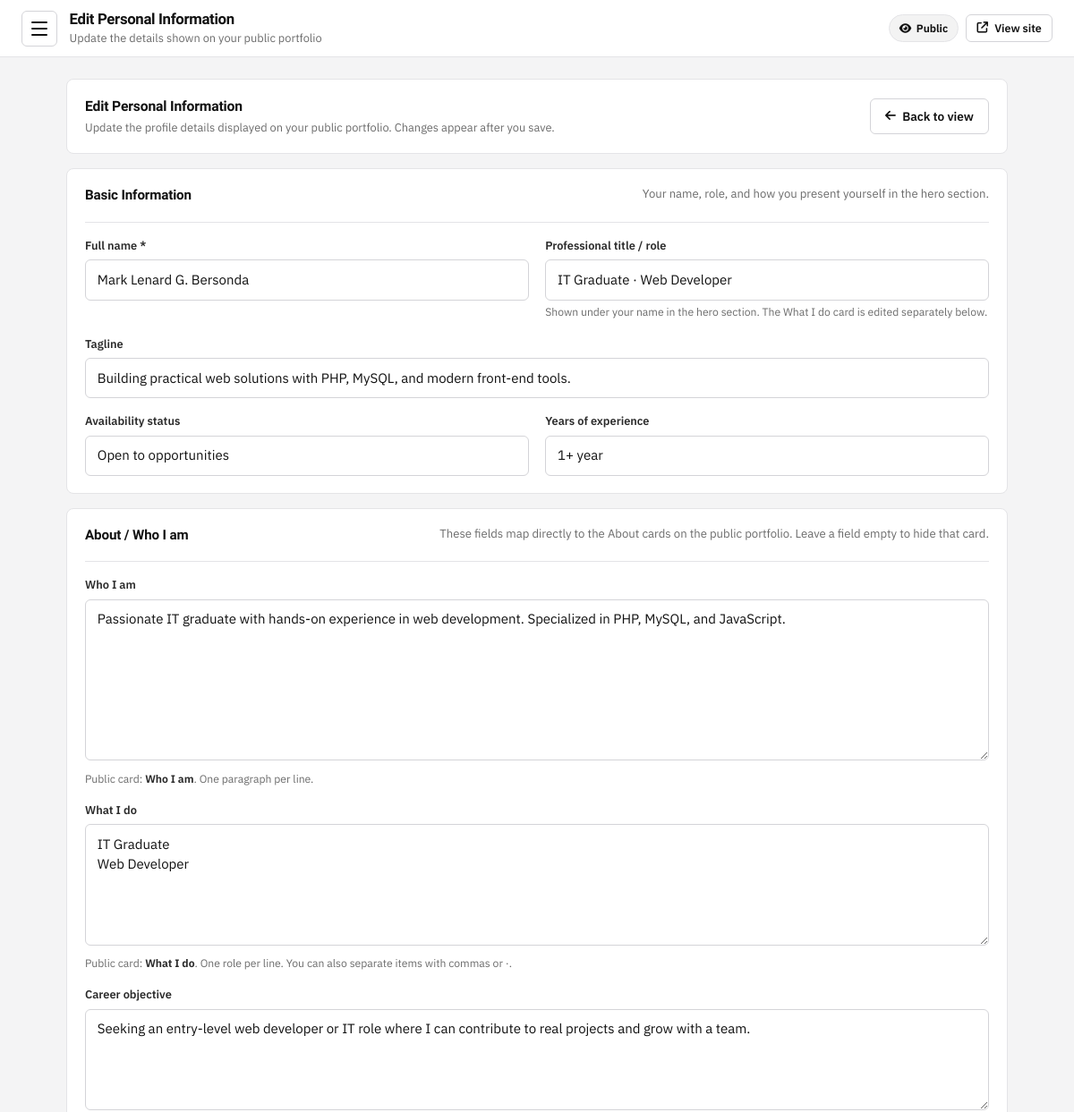
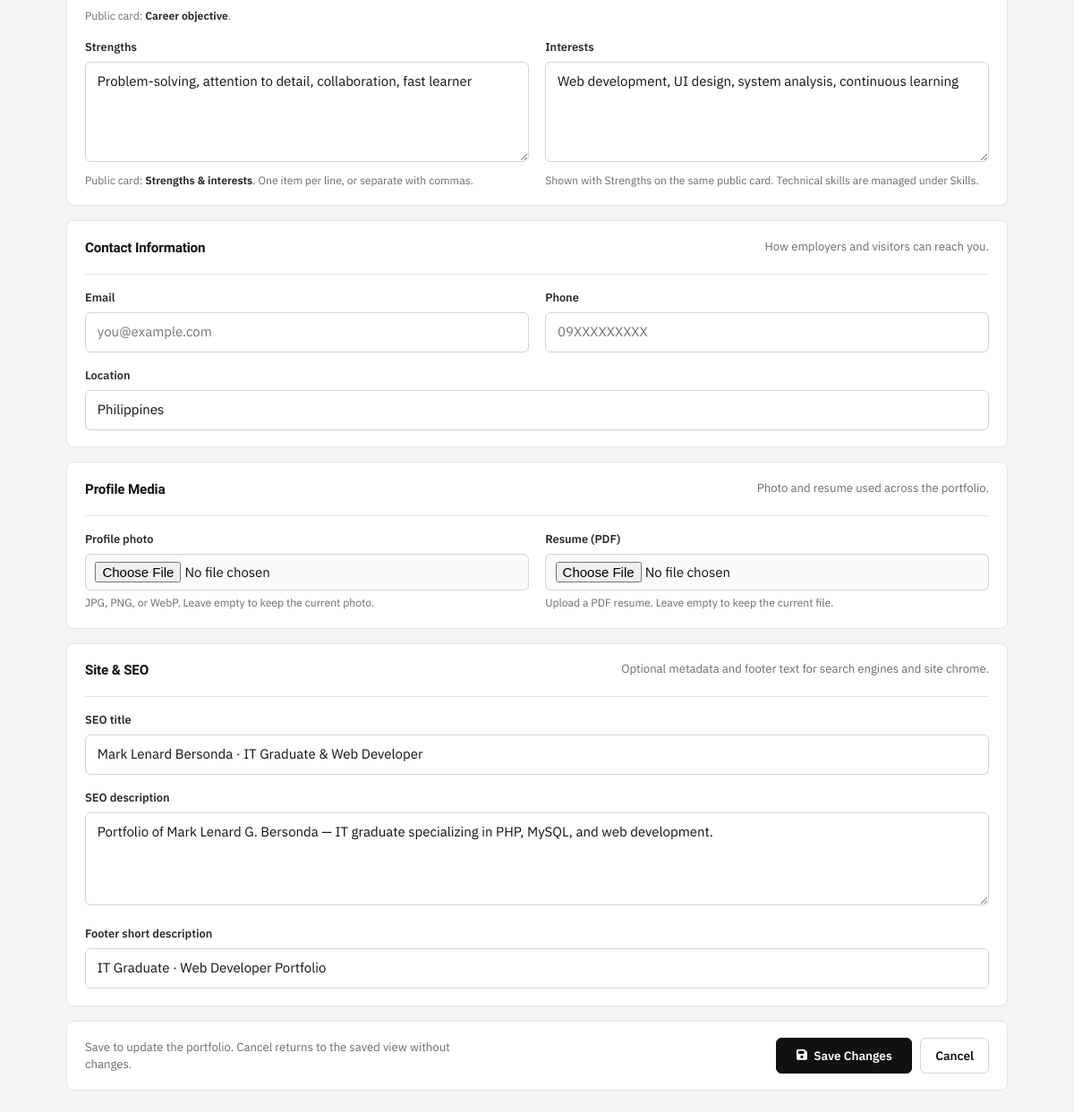
Screenshot of /admin/personal.php?edit=1 (signed in) with the database file from the repository (2 pictures, top to bottom).
### tables this page shows
CREATE TABLE IF NOT EXISTS site_settings (
  id INT UNSIGNED AUTO_INCREMENT PRIMARY KEY,
  setting_key VARCHAR(100) NOT NULL,
  setting_value TEXT DEFAULT NULL,
  setting_type ENUM('text','textarea','image','file') DEFAULT 'text',
  created_at TIMESTAMP DEFAULT CURRENT_TIMESTAMP,
  updated_at TIMESTAMP DEFAULT CURRENT_TIMESTAMP ON UPDATE CURRENT_TIMESTAMP,
  UNIQUE KEY uq_setting_key (setting_key)
);

CREATE TABLE IF NOT EXISTS personal_information (
  id INT UNSIGNED AUTO_INCREMENT PRIMARY KEY,
  full_name VARCHAR(150) NOT NULL,
  professional_title VARCHAR(150) DEFAULT NULL,
  tagline VARCHAR(255) DEFAULT NULL,
  about_me TEXT DEFAULT NULL,
  what_i_do TEXT DEFAULT NULL,
  career_objective TEXT DEFAULT NULL,
  interests TEXT DEFAULT NULL,
  strengths TEXT DEFAULT NULL,
  email VARCHAR(150) DEFAULT NULL,
  phone VARCHAR(50) DEFAULT NULL,
  location VARCHAR(150) DEFAULT NULL,
  profile_photo VARCHAR(255) DEFAULT NULL,
  resume_file VARCHAR(255) DEFAULT NULL,
  years_experience VARCHAR(50) DEFAULT NULL,
  availability_status VARCHAR(100) DEFAULT 'Open to opportunities',
  meta_title VARCHAR(200) DEFAULT NULL,
  meta_description TEXT DEFAULT NULL,
  footer_text VARCHAR(255) DEFAULT NULL,
  created_at TIMESTAMP DEFAULT CURRENT_TIMESTAMP,
  updated_at TIMESTAMP DEFAULT CURRENT_TIMESTAMP ON UPDATE CURRENT_TIMESTAMP
);

### includes/functions.php (called while the page is built, shortened)
<?php
require_once __DIR__ . '/../config/database.php';
function e(?string $value): string
{
    return htmlspecialchars((string)$value, ENT_QUOTES | ENT_SUBSTITUTE, 'UTF-8');
}
function get_personal(): ?array
{
    $stmt = db()->query('SELECT * FROM personal_information ORDER BY id ASC LIMIT 1');
    $row = $stmt->fetch();
    return $row ?: null;
}
function ensure_personal_schema(): void
{
    static $ready = false;
    if ($ready) {
        return;
    }
    $ready = true;
    try {
        $stmt = db()->query("SHOW COLUMNS FROM personal_information LIKE 'what_i_do'");
        if ($stmt->fetch()) {
            return;
        }
    } catch (Throwable $e) {
        $ready = false;
    }
}

### config/database.php (called while the page is built, shortened)
<?php
$configFile = __DIR__ . '/config.php';
if (!file_exists($configFile)) {
    $configFile = __DIR__ . '/config.example.php';
}
$config = require $configFile;
function db(): PDO
{
    static $pdo = null;
    if ($pdo instanceof PDO) {
        return $pdo;
    }
    global $config;
    $db = $config['db'];
    $dsn = sprintf(
        'mysql:host=%s;dbname=%s;charset=%s',
        $db['host'],
        $db['name'],
        $db['charset'] ?? 'utf8mb4'
    );
    try {
        $pdo = new PDO($dsn, $db['user'], $db['pass'], [
            PDO::ATTR_ERRMODE => PDO::ERRMODE_EXCEPTION,
            PDO::ATTR_DEFAULT_FETCH_MODE => PDO::FETCH_ASSOC,
            PDO::ATTR_EMULATE_PREPARES => false,
            PDO::ATTR_PERSISTENT => false,
        ]);
        try {
            $pdo->exec('SET SESSION query_cache_type = OFF');
        } catch (Throwable $e) {
        }
    } catch (PDOException $e) {
        if (APP_DEBUG) {
            die('Database connection failed: ' . htmlspecialchars($e->getMessage()));
        }
        die('Database connection failed. Please try again later.');
    }
    return $pdo;
}

### admin/personal.php (the view, shortened to what this page needs)
<?php
$personal = get_personal() ?: [];
$editMode = isset($_GET['edit']);
require __DIR__ . '/includes/header.php';
?>
<?php if ($editMode): ?>
<form method="post" enctype="multipart/form-data" class="personal-edit admin-page">
    <div class="panel personal-edit-intro">
        <div class="panel-header personal-edit-header">
            <div>
                <h2>Edit Personal Information</h2>
                <div class="sub">Update the profile details displayed on your public portfolio. Changes appear after you save.</div>
            </div>
            <a href="<?= e(APP_URL) ?>/admin/personal.php" class="btn btn-outline"><i class="fa-solid fa-arrow-left"></i> Back to view</a>
        </div>
    </div>
    <section class="panel form-section">
        <div class="form-section-header">
            <h3>Basic Information</h3>
            <p>Your name, role, and how you present yourself in the hero section.</p>
        </div>
        <div class="form-grid">
            <div class="form-group">
                <label for="full_name">Full name *</label>
                <input type="text" id="full_name" name="full_name" required value="<?= e($personal['full_name'] ?? '') ?>" placeholder="Mark Lenard G. Bersonda">
            </div>
            <div class="form-group">
                <label for="professional_title">Professional title / role</label>
                <input type="text" id="professional_title" name="professional_title" value="<?= e($personal['professional_title'] ?? '') ?>" placeholder="IT Graduate · Web Developer">
                <p class="hint">Shown under your name in the hero section. The What I do card is edited separately below.</p>
            </div>
            <div class="form-group full">
                <label for="tagline">Tagline</label>
                <input type="text" id="tagline" name="tagline" value="<?= e($personal['tagline'] ?? '') ?>" placeholder="A short statement that supports your title">
            </div>
            <div class="form-group">
                <label for="availability_status">Availability status</label>
                <input type="text" id="availability_status" name="availability_status" value="<?= e($personal['availability_status'] ?? '') ?>" placeholder="Open to opportunities">
            </div>
            <div class="form-group">
                <label for="years_experience">Years of experience</label>
                <input type="text" id="years_experience" name="years_experience" value="<?= e($personal['years_experience'] ?? '') ?>" placeholder="1+ year">
            </div>
        </div>
    </section>
    <section class="panel form-section">
        <div class="form-section-header">
            <h3>About / Who I am</h3>
            <p>These fields map directly to the About cards on the public portfolio. Leave a field empty to hide that card.</p>
        </div>
        <div class="form-grid about-form-grid">
            <div class="form-group full">
                <label for="about_me">Who I am</label>
                <textarea id="about_me" name="about_me" rows="7" placeholder="Write a concise introduction about your background and focus."><?= e($personal['about_me'] ?? '') ?></textarea>
                <p class="hint">Public card: <strong>Who I am</strong>. One paragraph per line.</p>
            </div>
            <div class="form-group full">
                <label for="what_i_do">What I do</label>
                <textarea id="what_i_do" name="what_i_do" rows="5" placeholder="IT Graduate&#10;Web Developer&#10;Technical Support"><?= e($personal['what_i_do'] ?? '') ?></textarea>
                <p class="hint">Public card: <strong>What I do</strong>. One role per line. You can also separate items with commas or ·.</p>
            </div>
            <div class="form-group full">
                <label for="career_objective">Career objective</label>
                <textarea id="career_objective" name="career_objective" rows="4" placeholder="What kind of role or impact you are aiming for."><?= e($personal['career_objective'] ?? '') ?></textarea>
                <p class="hint">Public card: <strong>Career objective</strong>.</p>
            </div>
            <div class="form-group">
                <label for="strengths">Strengths</label>
                <textarea id="strengths" name="strengths" rows="4" placeholder="Problem-solving&#10;Attention to detail&#10;Organized&#10;Collaboration"><?= e($personal['strengths'] ?? '') ?></textarea>
                <p class="hint">Public card: <strong>Strengths &amp; interests</strong>. One item per line, or separate with commas.</p>
            </div>
            <div class="form-group">
                <label for="interests">Interests</label>
                <textarea id="interests" name="interests" rows="4" placeholder="Web Development&#10;UI/UX Design&#10;System Analysis"><?= e($personal['interests'] ?? '') ?></textarea>
                <p class="hint">Shown with Strengths on the same public card. Technical skills are managed under Skills.</p>
            </div>
        </div>
    </section>
    <section class="panel form-section">
        <div class="form-section-header">
            <h3>Contact Information</h3>
            <p>How employers and visitors can reach you.</p>
        </div>
        <div class="form-grid">
            <div class="form-group">
                <label for="email">Email</label>
                <input type="email" id="email" name="email" value="<?= e($personal['email'] ?? '') ?>" placeholder="you@example.com">
            </div>
            <div class="form-group">
                <label for="phone">Phone</label>
                <input type="text" id="phone" name="phone" value="<?= e($personal['phone'] ?? '') ?>" placeholder="09XXXXXXXXX">
            </div>
            <div class="form-group full">
                <label for="location">Location</label>
                <input type="text" id="location" name="location" value="<?= e($personal['location'] ?? '') ?>" placeholder="Cavite, Philippines">
            </div>
        </div>
    </section>
    <section class="panel form-section">
        <div class="form-section-header">
            <h3>Profile Media</h3>
            <p>Photo and resume used across the portfolio.</p>
        </div>
        <div class="form-grid">
            <div class="form-group">
                <label for="profile_photo">Profile photo</label>
                <input type="file" id="profile_photo" name="profile_photo" accept="image/*">
                <p class="hint">JPG, PNG, or WebP. Leave empty to keep the current photo.</p>
            </div>
            <div class="form-group">
                <label for="resume_file">Resume (PDF)</label>
                <input type="file" id="resume_file" name="resume_file" accept="application/pdf">
                <p class="hint">Upload a PDF resume. Leave empty to keep the current file.</p>
            </div>
        </div>
    </section>
    <section class="panel form-section">
        <div class="form-section-header">
            <h3>Site &amp; SEO</h3>
            <p>Optional metadata and footer text for search engines and site chrome.</p>
        </div>
        <div class="form-grid">
            <div class="form-group full">
                <label for="meta_title">SEO title</label>
                <input type="text" id="meta_title" name="meta_title" value="<?= e($personal['meta_title'] ?? '') ?>" placeholder="Name · Role">
            </div>
            <div class="form-group full">
                <label for="meta_description">SEO description</label>
                <textarea id="meta_description" name="meta_description" rows="3" placeholder="A short summary for search results and social previews."><?= e($personal['meta_description'] ?? '') ?></textarea>
            </div>
            <div class="form-group full">
                <label for="footer_text">Footer short description</label>
                <input type="text" id="footer_text" name="footer_text" value="<?= e($personal['footer_text'] ?? '') ?>" placeholder="Brief line shown in the site footer">
            </div>
        </div>
    </section>
    <div class="panel form-actions-bar">
        <p class="form-actions-note">Save to update the portfolio. Cancel returns to the saved view without changes.</p>
        <div class="form-actions">
            <button type="submit" class="btn btn-primary"><i class="fa-solid fa-save"></i> Save Changes</button>
            <a href="<?= e(APP_URL) ?>/admin/personal.php" class="btn btn-outline">Cancel</a>
        </div>
    </div>
</form>
<?php endif; ?>
<?php require __DIR__ . '/includes/footer.php'; ?>

### rows the page displays
personal_information: full_name "Mark Lenard G. Bersonda", professional_title "IT Graduate · Web Developer", tagline "Building practical web solutions with PHP, MySQL, and modern front-end tools.", availability_status "Open to opportunities", years_experience "1+ year", about_me "Passionate IT graduate with hands-on experience in web development. Specialized in PHP, MySQL, and JavaScript.", what_i_do "IT Graduate Web Developer", career_objective "Seeking an entry-level web developer or IT role where I can contribute to real projects and grow with a team.", strengths "Problem-solving, attention to detail, collaboration, fast learner", interests "Web development, UI design, system analysis, continuous learning", location "Philippines", meta_title "Mark Lenard Bersonda · IT Graduate & Web Developer", meta_description "Portfolio of Mark Lenard G. Bersonda — IT graduate specializing in PHP, MySQL, and web development.", footer_text "IT Graduate · Web Developer Portfolio"

### other values shown
$pageTitle "Edit Personal Information"
$pageDescription "Update the details shown on your public portfolio"
